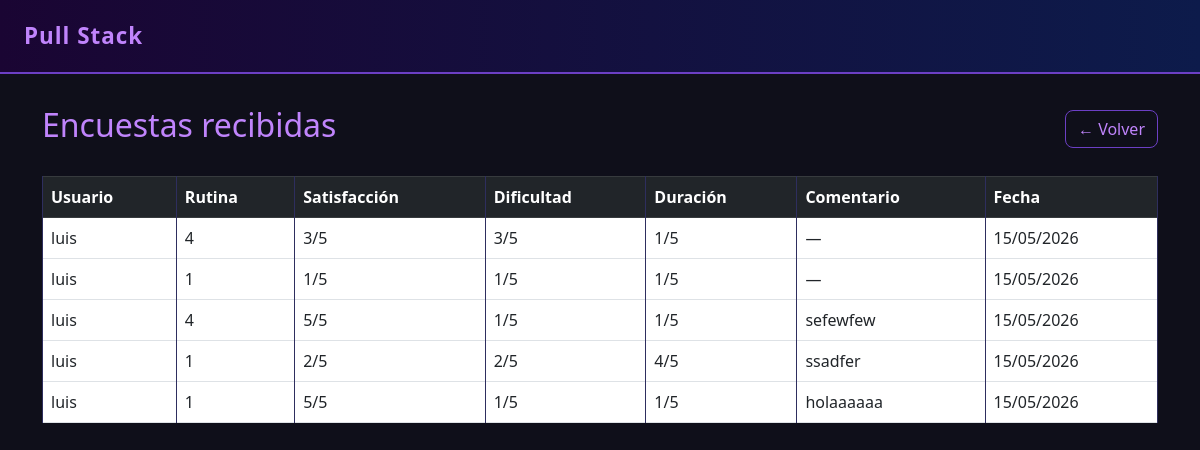
Page /admin/encuestas (signed in) on the committed database.
### models.py (models this page shows)
class Encuesta(db.Model):
    __tablename__ = 'encuesta'
    id = db.Column(db.Integer, primary_key=True)
    usuario_id = db.Column(db.Integer, db.ForeignKey('usuario.id'), nullable=False)
    rutina_id = db.Column(db.Integer, db.ForeignKey('rutina.id'), nullable=False)
    satisfaccion = db.Column(db.Integer)   # 1 al 5
    dificultad = db.Column(db.Integer)     # 1 al 5
    duracion = db.Column(db.Integer)       # 1 al 5
    comentario = db.Column(db.Text)
    fecha = db.Column(db.DateTime, default=datetime.utcnow)  # ✅ Se guarda automáticamente
    usuario = db.relationship('Usuario', back_populates='encuestas')
    rutina = db.relationship('Rutina', back_populates='encuestas')

class Usuario(db.Model, UserMixin):
    __tablename__ = 'usuario'
    id = db.Column(db.Integer, primary_key=True)
    nombre = db.Column(db.String(100), nullable=False)
    email = db.Column(db.String(120), unique=True, nullable=False)
    password = db.Column(db.String(200), nullable=False)
    es_admin = db.Column(db.Boolean, default=False)
    nivel = db.Column(db.String(20))  # opcional, para futuras funcionalidades
    test_completado = db.Column(db.Boolean, default=False)  # opcional
    encuestas = db.relationship('Encuesta', back_populates='usuario', lazy=True)

class Rutina(db.Model):
    __tablename__ = 'rutina'
    id = db.Column(db.Integer, primary_key=True)
    nombre = db.Column(db.String(100), nullable=False)
    nivel = db.Column(db.String(20), nullable=False)
    descripcion = db.Column(db.Text)
    dia_semana = db.Column(db.String(20))  # ✅ NUEVO: Lunes, Martes, etc.
    ejercicios = db.relationship('RutinaEjercicio', backref='rutina', lazy=True)
    encuestas = db.relationship('Encuesta', back_populates='rutina', lazy=True)

### app.py (the view)
@app.route('/admin/encuestas')
@login_required
def lista_encuestas():
    if not current_user.es_admin:
        return redirect(url_for('dashboard_usuario'))
    encuestas = Encuesta.query.order_by(Encuesta.fecha.desc()).all()
    return render_template('encuestas_admin.html', encuestas=encuestas)

### app.py (called while the page is built)
@login_manager.user_loader
def load_user(user_id):
    return Usuario.query.get(int(user_id))

### templates/encuestas_admin.html (shortened to what this page needs)
{% extends "base.html" %}
{% block content %}
<div class="d-flex justify-content-between align-items-center mb-4">
    <h2>Encuestas recibidas</h2>
    <a href="/admin" class="btn btn-outline-dark">← Volver</a>
</div>
<table class="table table-bordered">
    <thead class="table-dark">
        <tr>
            <th>Usuario</th>
            <th>Rutina</th>
            <th>Satisfacción</th>
            <th>Dificultad</th>
            <th>Duración</th>
            <th>Comentario</th>
            <th>Fecha</th>
        </tr>
    </thead>
    <tbody>
        {% for e in encuestas %}
        <tr>
            <td>{{ e.usuario.nombre }}</td>
            <td>{{ e.rutina.nombre }}</td>
            <td>{{ e.satisfaccion }}/5</td>
            <td>{{ e.dificultad }}/5</td>
            <td>{{ e.duracion }}/5</td>
            <td>{{ e.comentario or '—' }}</td>
            <td>{{ e.fecha.strftime('%d/%m/%Y') }}</td>
        </tr>
        {% endfor %}
    </tbody>
</table>
{% endblock %}

### templates/base.html (style rules this page uses)
body { background-color: #0f0f1a; color: #e0e0f0; font-family: 'Segoe UI', sans-serif; }
.table { color: #e0e0f0; }
.table-dark { background: linear-gradient(90deg, #1a0533, #0d1b4b) !important; }
.table-bordered td, .table-bordered th { border-color: #2e2e5e; }
.btn-outline-dark { border: 1px solid #6c3fc5; color: #c084fc; border-radius: 8px; }
h2, h4, h5 { color: #c084fc; }

### rows in the picture
Encuesta: usuario.nombre "luis", rutina.nombre "4", satisfaccion "3", dificultad "3", duracion "1", comentario "—", fecha "15/05/2026"
Encuesta: usuario.nombre "luis", rutina.nombre "1", satisfaccion "1", dificultad "1", duracion "1", comentario "—", fecha "15/05/2026"
Encuesta: usuario.nombre "luis", rutina.nombre "4", satisfaccion "5", dificultad "1", duracion "1", comentario "sefewfew", fecha "15/05/2026"
Encuesta: usuario.nombre "luis", rutina.nombre "1", satisfaccion "2", dificultad "2", duracion "4", comentario "ssadfer", fecha "15/05/2026"
Encuesta: usuario.nombre "luis", rutina.nombre "1", satisfaccion "5", dificultad "1", duracion "1", comentario "holaaaaaa", fecha "15/05/2026"
